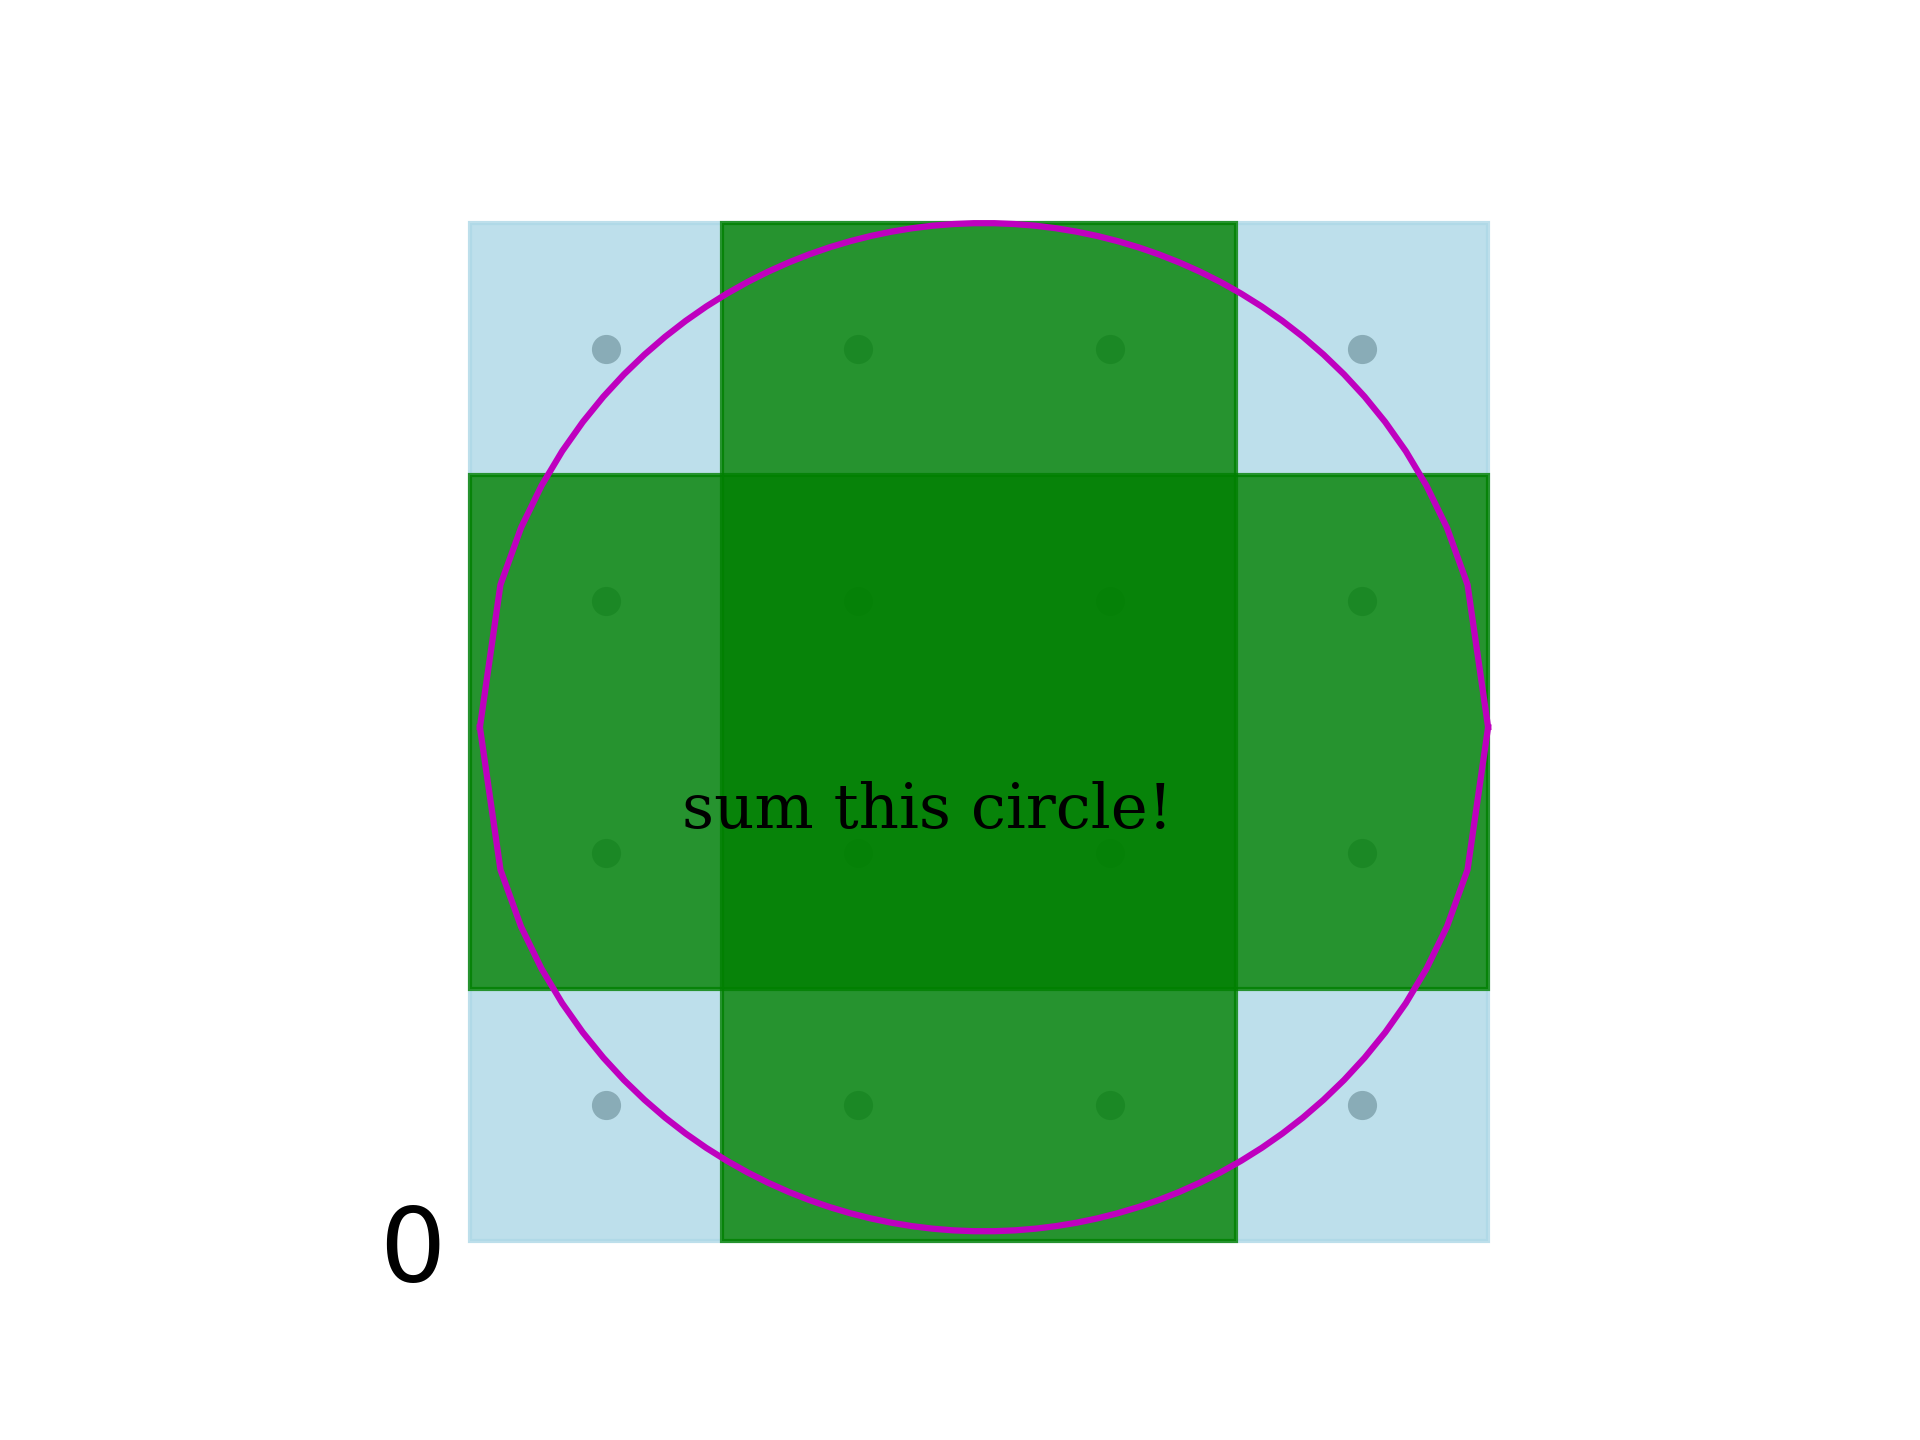

This chart was generated by the following Python code:
# 为了随时复现

from matplotlib import pyplot as plt
import numpy as np
fig, ax = plt.subplots()
x = np.linspace(0, 100)
y2 = np.sqrt(2500 - (x - 50)**2) + 50
y1 = 100 - y2


ax.add_artist(plt.Rectangle((-1, -1), 101, 101, color='lightblue', alpha=0.8))
ax.add_artist(plt.Rectangle((-1, 24), 101, 51, color='green', alpha=0.8))
ax.add_artist(plt.Rectangle((24, -1), 51, 101, color='green', alpha=0.8))



plt.plot(x, y1, 'm')
plt.plot(x, y2, 'm')
plt.axis('equal', adjustable='datalim')
plt.axis('off')
plt.scatter(*zip(*[(i + 12.5, j + 12.5) for i in range(0, 100, 25) for j in range(0, 100, 25)]),
            c='black')


plt.text(20, 40, "sum this circle!", fontdict = {
        'family': 'serif',
        'color':  'black',
        'weight': 'normal',
        'size': 15,
        })
plt.text(-10, -5, "$ 0 $", fontdict = {
        'family': 'serif',
        'color':  'black',
        'weight': 'normal',
        'size': 25,
})

plt.savefig("e2.png", dpi=300)